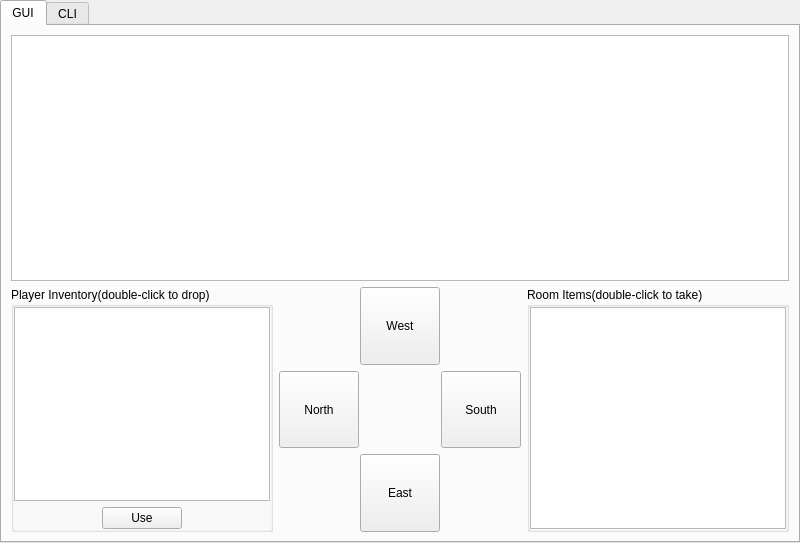
<?xml version="1.0" encoding="UTF-8"?>
<ui version="4.0">
 <class>MainWindow</class>
 <widget class="QMainWindow" name="MainWindow">
  <property name="geometry">
   <rect>
    <x>0</x>
    <y>0</y>
    <width>800</width>
    <height>543</height>
   </rect>
  </property>
  <property name="windowTitle">
   <string>ZORK (The Beginning)</string>
  </property>
  <property name="documentMode">
   <bool>false</bool>
  </property>
  <widget class="QWidget" name="centralwidget">
   <property name="enabled">
    <bool>true</bool>
   </property>
   <property name="sizePolicy">
    <sizepolicy hsizetype="Expanding" vsizetype="Expanding">
     <horstretch>0</horstretch>
     <verstretch>0</verstretch>
    </sizepolicy>
   </property>
   <layout class="QGridLayout" name="gridLayout">
    <property name="leftMargin">
     <number>0</number>
    </property>
    <property name="topMargin">
     <number>0</number>
    </property>
    <property name="rightMargin">
     <number>0</number>
    </property>
    <property name="bottomMargin">
     <number>0</number>
    </property>
    <item row="0" column="0">
     <widget class="QTabWidget" name="tabWidget">
      <property name="enabled">
       <bool>true</bool>
      </property>
      <property name="autoFillBackground">
       <bool>false</bool>
      </property>
      <property name="tabPosition">
       <enum>QTabWidget::North</enum>
      </property>
      <property name="tabShape">
       <enum>QTabWidget::Rounded</enum>
      </property>
      <property name="currentIndex">
       <number>0</number>
      </property>
      <widget class="QWidget" name="gui">
       <property name="enabled">
        <bool>true</bool>
       </property>
       <property name="sizePolicy">
        <sizepolicy hsizetype="Expanding" vsizetype="Expanding">
         <horstretch>0</horstretch>
         <verstretch>0</verstretch>
        </sizepolicy>
       </property>
       <attribute name="title">
        <string>GUI</string>
       </attribute>
       <layout class="QGridLayout" name="gridLayout_7">
        <property name="leftMargin">
         <number>0</number>
        </property>
        <property name="topMargin">
         <number>0</number>
        </property>
        <property name="rightMargin">
         <number>0</number>
        </property>
        <property name="bottomMargin">
         <number>0</number>
        </property>
        <item row="0" column="0">
         <widget class="QWidget" name="newGameButton" native="true">
          <property name="enabled">
           <bool>true</bool>
          </property>
          <property name="sizePolicy">
           <sizepolicy hsizetype="Expanding" vsizetype="Expanding">
            <horstretch>0</horstretch>
            <verstretch>0</verstretch>
           </sizepolicy>
          </property>
          <layout class="QGridLayout" name="gridLayout_6">
           <property name="leftMargin">
            <number>0</number>
           </property>
           <property name="topMargin">
            <number>0</number>
           </property>
           <property name="rightMargin">
            <number>0</number>
           </property>
           <property name="bottomMargin">
            <number>0</number>
           </property>
           <property name="horizontalSpacing">
            <number>-1</number>
           </property>
           <item row="0" column="0">
            <widget class="QStackedWidget" name="stackedWidget">
             <property name="sizePolicy">
              <sizepolicy hsizetype="Expanding" vsizetype="Expanding">
               <horstretch>0</horstretch>
               <verstretch>0</verstretch>
              </sizepolicy>
             </property>
             <property name="currentIndex">
              <number>1</number>
             </property>
             <widget class="QWidget" name="introduction">
              <widget class="QPushButton" name="startButton">
               <property name="geometry">
                <rect>
                 <x>330</x>
                 <y>400</y>
                 <width>100</width>
                 <height>32</height>
                </rect>
               </property>
               <property name="text">
                <string>Start</string>
               </property>
              </widget>
              <widget class="QWidget" name="layoutWidget">
               <property name="geometry">
                <rect>
                 <x>210</x>
                 <y>30</y>
                 <width>381</width>
                 <height>114</height>
                </rect>
               </property>
               <layout class="QVBoxLayout" name="verticalLayout_4">
                <item>
                 <layout class="QVBoxLayout" name="verticalLayout_2">
                  <item>
                   <widget class="QLabel" name="label">
                    <property name="autoFillBackground">
                     <bool>false</bool>
                    </property>
                    <property name="text">
                     <string>Select Mode</string>
                    </property>
                   </widget>
                  </item>
                  <item>
                   <widget class="QComboBox" name="modeSelectionInput">
                    <property name="editable">
                     <bool>false</bool>
                    </property>
                    <property name="duplicatesEnabled">
                     <bool>false</bool>
                    </property>
                    <property name="frame">
                     <bool>true</bool>
                    </property>
                    <property name="modelColumn">
                     <number>0</number>
                    </property>
                    <item>
                     <property name="text">
                      <string>Normal (Recommended)</string>
                     </property>
                    </item>
                    <item>
                     <property name="text">
                      <string>Easy</string>
                     </property>
                    </item>
                    <item>
                     <property name="text">
                      <string>Hard</string>
                     </property>
                    </item>
                    <item>
                     <property name="text">
                      <string>Cursed</string>
                     </property>
                    </item>
                   </widget>
                  </item>
                 </layout>
                </item>
                <item>
                 <layout class="QVBoxLayout" name="verticalLayout_3">
                  <item>
                   <widget class="QLabel" name="label_2">
                    <property name="autoFillBackground">
                     <bool>false</bool>
                    </property>
                    <property name="text">
                     <string>Character Name</string>
                    </property>
                   </widget>
                  </item>
                  <item>
                   <widget class="QLineEdit" name="characterNameInput"/>
                  </item>
                 </layout>
                </item>
               </layout>
              </widget>
             </widget>
             <widget class="QWidget" name="gameAdventure">
              <layout class="QGridLayout" name="gridLayout_5">
               <item row="0" column="0">
                <layout class="QVBoxLayout" name="verticalLayout_9">
                 <item>
                  <widget class="QTextBrowser" name="outputText">
                   <property name="html">
                    <string>&lt;!DOCTYPE HTML PUBLIC &quot;-//W3C//DTD HTML 4.0//EN&quot; &quot;http://www.w3.org/TR/REC-html40/strict.dtd&quot;&gt;
&lt;html&gt;&lt;head&gt;&lt;meta name=&quot;qrichtext&quot; content=&quot;1&quot; /&gt;&lt;meta charset=&quot;utf-8&quot; /&gt;&lt;style type=&quot;text/css&quot;&gt;
p, li { white-space: pre-wrap; }
hr { height: 1px; border-width: 0; }
li.unchecked::marker { content: &quot;\2610&quot;; }
li.checked::marker { content: &quot;\2612&quot;; }
&lt;/style&gt;&lt;/head&gt;&lt;body style=&quot; font-family:'.AppleSystemUIFont'; font-size:13pt; font-weight:400; font-style:normal;&quot;&gt;
&lt;p style=&quot;-qt-paragraph-type:empty; margin-top:0px; margin-bottom:0px; margin-left:0px; margin-right:0px; -qt-block-indent:0; text-indent:0px;&quot;&gt;&lt;br /&gt;&lt;/p&gt;&lt;/body&gt;&lt;/html&gt;</string>
                   </property>
                  </widget>
                 </item>
                </layout>
               </item>
               <item row="7" column="0">
                <layout class="QHBoxLayout" name="horizontalLayout_5" stretch="0,0,0">
                 <item>
                  <widget class="QGroupBox" name="InventoryContainer">
                   <property name="title">
                    <string>Player Inventory(double-click to drop)</string>
                   </property>
                   <layout class="QVBoxLayout" name="verticalLayout_7">
                    <property name="leftMargin">
                     <number>0</number>
                    </property>
                    <property name="topMargin">
                     <number>0</number>
                    </property>
                    <property name="rightMargin">
                     <number>0</number>
                    </property>
                    <property name="bottomMargin">
                     <number>0</number>
                    </property>
                    <item>
                     <widget class="QListWidget" name="playerItemsList"/>
                    </item>
                    <item>
                     <layout class="QHBoxLayout" name="horizontalLayout_6">
                      <property name="topMargin">
                       <number>0</number>
                      </property>
                      <item>
                       <spacer name="horizontalSpacer_6">
                        <property name="orientation">
                         <enum>Qt::Horizontal</enum>
                        </property>
                        <property name="sizeHint" stdset="0">
                         <size>
                          <width>40</width>
                          <height>20</height>
                         </size>
                        </property>
                       </spacer>
                      </item>
                      <item>
                       <widget class="QPushButton" name="usItemButton">
                        <property name="text">
                         <string>Use</string>
                        </property>
                       </widget>
                      </item>
                      <item>
                       <spacer name="horizontalSpacer_7">
                        <property name="orientation">
                         <enum>Qt::Horizontal</enum>
                        </property>
                        <property name="sizeHint" stdset="0">
                         <size>
                          <width>40</width>
                          <height>20</height>
                         </size>
                        </property>
                       </spacer>
                      </item>
                     </layout>
                    </item>
                   </layout>
                  </widget>
                 </item>
                 <item>
                  <layout class="QVBoxLayout" name="Compass">
                   <property name="topMargin">
                    <number>0</number>
                   </property>
                   <item>
                    <layout class="QHBoxLayout" name="horizontalLayout_3" stretch="0,0,0">
                     <property name="topMargin">
                      <number>0</number>
                     </property>
                     <item>
                      <spacer name="horizontalSpacer_4">
                       <property name="orientation">
                        <enum>Qt::Horizontal</enum>
                       </property>
                       <property name="sizeType">
                        <enum>QSizePolicy::Expanding</enum>
                       </property>
                       <property name="sizeHint" stdset="0">
                        <size>
                         <width>40</width>
                         <height>20</height>
                        </size>
                       </property>
                      </spacer>
                     </item>
                     <item>
                      <widget class="QPushButton" name="westButton">
                       <property name="sizePolicy">
                        <sizepolicy hsizetype="Expanding" vsizetype="Expanding">
                         <horstretch>0</horstretch>
                         <verstretch>0</verstretch>
                        </sizepolicy>
                       </property>
                       <property name="layoutDirection">
                        <enum>Qt::LeftToRight</enum>
                       </property>
                       <property name="text">
                        <string>West</string>
                       </property>
                       <property name="flat">
                        <bool>false</bool>
                       </property>
                      </widget>
                     </item>
                     <item>
                      <spacer name="horizontalSpacer_5">
                       <property name="orientation">
                        <enum>Qt::Horizontal</enum>
                       </property>
                       <property name="sizeHint" stdset="0">
                        <size>
                         <width>40</width>
                         <height>20</height>
                        </size>
                       </property>
                      </spacer>
                     </item>
                    </layout>
                   </item>
                   <item>
                    <layout class="QHBoxLayout" name="horizontalLayout">
                     <property name="spacing">
                      <number>-1</number>
                     </property>
                     <property name="leftMargin">
                      <number>0</number>
                     </property>
                     <property name="topMargin">
                      <number>0</number>
                     </property>
                     <property name="rightMargin">
                      <number>0</number>
                     </property>
                     <item>
                      <widget class="QPushButton" name="northButton">
                       <property name="sizePolicy">
                        <sizepolicy hsizetype="Expanding" vsizetype="Expanding">
                         <horstretch>0</horstretch>
                         <verstretch>0</verstretch>
                        </sizepolicy>
                       </property>
                       <property name="text">
                        <string>North</string>
                       </property>
                      </widget>
                     </item>
                     <item>
                      <spacer name="horizontalSpacer">
                       <property name="orientation">
                        <enum>Qt::Horizontal</enum>
                       </property>
                       <property name="sizeHint" stdset="0">
                        <size>
                         <width>40</width>
                         <height>20</height>
                        </size>
                       </property>
                      </spacer>
                     </item>
                     <item>
                      <widget class="QPushButton" name="southButton">
                       <property name="sizePolicy">
                        <sizepolicy hsizetype="Expanding" vsizetype="Expanding">
                         <horstretch>0</horstretch>
                         <verstretch>0</verstretch>
                        </sizepolicy>
                       </property>
                       <property name="text">
                        <string>South</string>
                       </property>
                      </widget>
                     </item>
                    </layout>
                   </item>
                   <item>
                    <layout class="QHBoxLayout" name="horizontalLayout_4">
                     <item>
                      <spacer name="horizontalSpacer_2">
                       <property name="orientation">
                        <enum>Qt::Horizontal</enum>
                       </property>
                       <property name="sizeHint" stdset="0">
                        <size>
                         <width>40</width>
                         <height>20</height>
                        </size>
                       </property>
                      </spacer>
                     </item>
                     <item>
                      <widget class="QPushButton" name="eastButton">
                       <property name="sizePolicy">
                        <sizepolicy hsizetype="Expanding" vsizetype="Expanding">
                         <horstretch>0</horstretch>
                         <verstretch>0</verstretch>
                        </sizepolicy>
                       </property>
                       <property name="text">
                        <string>East</string>
                       </property>
                      </widget>
                     </item>
                     <item>
                      <spacer name="horizontalSpacer_3">
                       <property name="orientation">
                        <enum>Qt::Horizontal</enum>
                       </property>
                       <property name="sizeHint" stdset="0">
                        <size>
                         <width>40</width>
                         <height>20</height>
                        </size>
                       </property>
                      </spacer>
                     </item>
                    </layout>
                   </item>
                  </layout>
                 </item>
                 <item>
                  <widget class="QGroupBox" name="groupBox_2">
                   <property name="title">
                    <string>Room Items(double-click to take)</string>
                   </property>
                   <layout class="QGridLayout" name="gridLayout_8">
                    <property name="leftMargin">
                     <number>0</number>
                    </property>
                    <property name="topMargin">
                     <number>0</number>
                    </property>
                    <property name="rightMargin">
                     <number>0</number>
                    </property>
                    <property name="bottomMargin">
                     <number>0</number>
                    </property>
                    <item row="0" column="0">
                     <widget class="QListWidget" name="roomItemsList"/>
                    </item>
                   </layout>
                  </widget>
                 </item>
                </layout>
               </item>
              </layout>
             </widget>
            </widget>
           </item>
          </layout>
         </widget>
        </item>
       </layout>
      </widget>
      <widget class="QWidget" name="cli">
       <property name="sizePolicy">
        <sizepolicy hsizetype="Expanding" vsizetype="Expanding">
         <horstretch>0</horstretch>
         <verstretch>0</verstretch>
        </sizepolicy>
       </property>
       <attribute name="title">
        <string>CLI</string>
       </attribute>
       <layout class="QGridLayout" name="gridLayout_4">
        <property name="leftMargin">
         <number>0</number>
        </property>
        <property name="topMargin">
         <number>0</number>
        </property>
        <property name="rightMargin">
         <number>0</number>
        </property>
        <property name="bottomMargin">
         <number>0</number>
        </property>
        <item row="0" column="0">
         <widget class="QWidget" name="verticalWidget_2" native="true">
          <property name="sizePolicy">
           <sizepolicy hsizetype="Expanding" vsizetype="Preferred">
            <horstretch>0</horstretch>
            <verstretch>0</verstretch>
           </sizepolicy>
          </property>
          <layout class="QGridLayout" name="gridLayout_3" columnminimumwidth="0">
           <item row="0" column="0">
            <widget class="QTextBrowser" name="terminalBox">
             <property name="html">
              <string>&lt;!DOCTYPE HTML PUBLIC &quot;-//W3C//DTD HTML 4.0//EN&quot; &quot;http://www.w3.org/TR/REC-html40/strict.dtd&quot;&gt;
&lt;html&gt;&lt;head&gt;&lt;meta name=&quot;qrichtext&quot; content=&quot;1&quot; /&gt;&lt;meta charset=&quot;utf-8&quot; /&gt;&lt;style type=&quot;text/css&quot;&gt;
p, li { white-space: pre-wrap; }
hr { height: 1px; border-width: 0; }
li.unchecked::marker { content: &quot;\2610&quot;; }
li.checked::marker { content: &quot;\2612&quot;; }
&lt;/style&gt;&lt;/head&gt;&lt;body style=&quot; font-family:'.AppleSystemUIFont'; font-size:13pt; font-weight:400; font-style:normal;&quot;&gt;
&lt;p style=&quot;-qt-paragraph-type:empty; margin-top:0px; margin-bottom:0px; margin-left:0px; margin-right:0px; -qt-block-indent:0; text-indent:0px;&quot;&gt;&lt;br /&gt;&lt;/p&gt;&lt;/body&gt;&lt;/html&gt;</string>
             </property>
            </widget>
           </item>
           <item row="1" column="0">
            <widget class="QLineEdit" name="terminalInput">
             <property name="sizePolicy">
              <sizepolicy hsizetype="Expanding" vsizetype="Fixed">
               <horstretch>0</horstretch>
               <verstretch>0</verstretch>
              </sizepolicy>
             </property>
            </widget>
           </item>
          </layout>
         </widget>
        </item>
       </layout>
      </widget>
     </widget>
    </item>
   </layout>
  </widget>
 </widget>
 <resources/>
 <connections/>
</ui>
